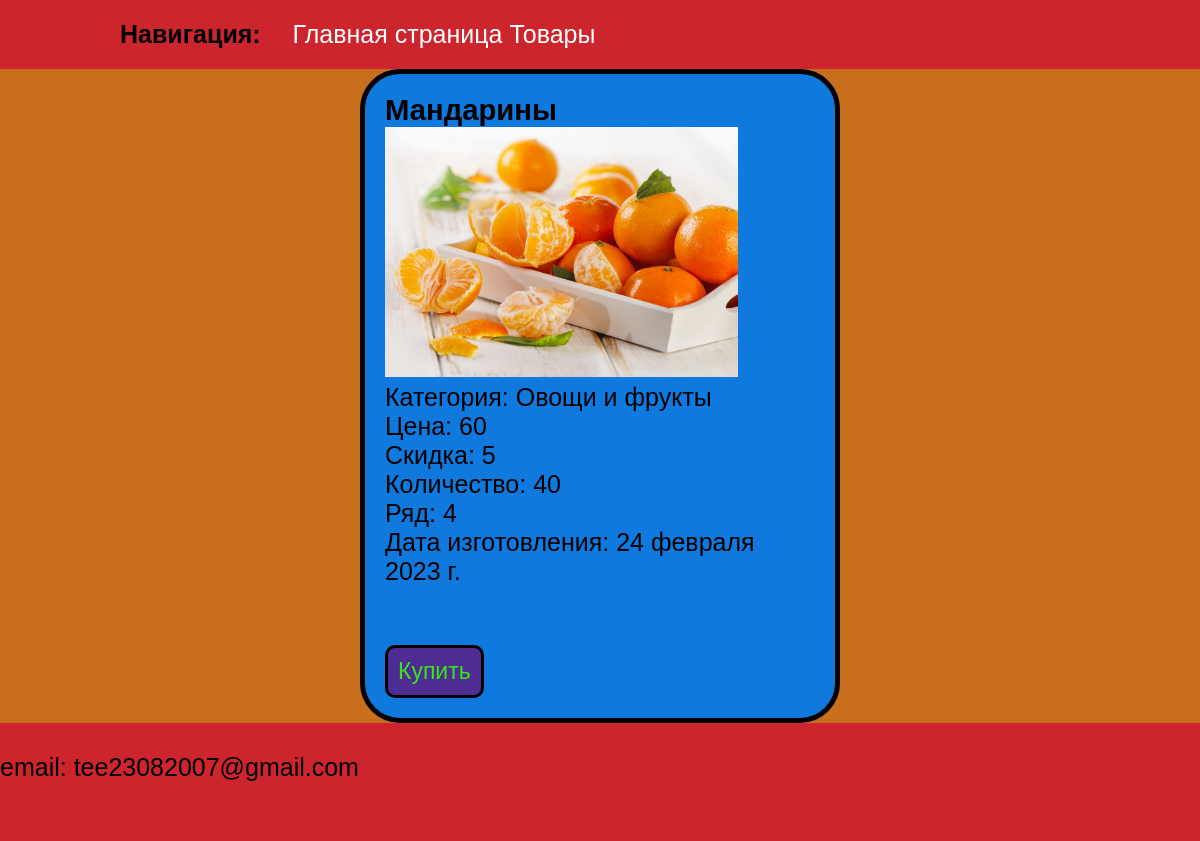
The page /products/9/ on the database its author committed.
### core/models.py (models this page shows, shortened)
class Product(models.Model):
    name = models.CharField(max_length=50, null=True, unique=True, verbose_name='Наименование')
    category = models.ForeignKey(
        'Category',
        on_delete=models.SET_NULL,
        null=True,
        verbose_name='Категория'
    )
    cash = models.IntegerField(null=False, verbose_name='Цена')
    row = models.IntegerField(null=False, verbose_name='Ряд')
    sale = models.IntegerField(null=True, verbose_name='Скидка')
    cnt = models.IntegerField(null=True, verbose_name='Количество', default=0)
    dater = models.DateField(null=False, verbose_name='Дата изготавления', default='2023-02-08')
    image = models.ImageField(upload_to='', default='static/images/placeholder.png')

class Category(models.Model):
    name = models.CharField(max_length=50, unique=True)
    image = models.ImageField(upload_to='categories/')
    def __str__(self):
        return self.name

### core/views.py (the view)
# urls.py: path('<int:id>/', product_view, name = 'product'),
def product_view(request: HttpResponse, id: int):
    product = get_product(id)
    if request.method == 'GET':
        if product.category is None:
            pass
        return render(request, 'core/product.html',{
            'title': product.name,
            'product': product
            })
    return HttpResponse(status = 204)

### core/views.py (called while the page is built)
def get_product(id: int):
    try:
        return Product.objects.get(pk=id)
    except Product.DoesNotExist:
        raise Http404

### core/templates/core/product.html (shortened to what this page needs)
{% extends 'core/base_layout.html' %}
{% load static %}
{% block meta %}
    <link rel="stylesheet" href="{% static 'styles/products.css' %}">
    <link rel="stylesheet" href="{% static 'styles/adapt.css' %}">
{% endblock %}
{% block content %}
<article class="product">
    <h3>{{ product.name }}</h3>
    <div>
        <img
        class="imgp"
        {% if product.category is None %}
            src="{% static 'images/placeholder.png' %}"
        {% else %}
            src="{{product.image.url}}"
        {% endif %}
        alt="Изображение"
        >
    </div>
    <p>Категория: {{ product.category }}</p>
    <p>Цена: {{ product.cash }}</p>
    <p>Скидка: {{ product.sale }}</p>
    <p>Количество: {{ product.cnt }}</p>
    <p>Ряд: {{ product.row }}</p>
    <p>Дата изготовления: {{ product.dater }}</p>
    <br>
    {% if product.cnt != 0 %}
        <a class="product_link" href="{% url 'make_order' product_id=product.id %}">Купить</a>
    {% else %}
        <p><strong>Товар закончился</strong></p>
    {% endif %}
</article>
{% endblock %}

### core/static/styles/layout.css (style rules this page uses)
* { margin: 0; padding: 0; }
html, body { font-size: 25px; font-family: sans-serif; }

### core/static/styles/products.css (style rules this page uses)
.product_link { text-decoration: none; color: rgb(56, 230, 21); }
.product { border: solid black 5px; border-radius: 40px; padding: 20px; background-color: rgb(15, 121, 221); }
.product_link { margin-top: 30px; background-color: rgb(79, 43, 148); display: inline-block; padding: 10px; border: solid black; border-radius: 10px; font-size: 23px; }
.imgp { height: 250px; }

### rows shown on the page
Product: name "Мандарины", image (picture), category "Овощи и фрукты", cash "60", sale "5", cnt "40", row "4", dater "24 февраля 2023 г."
